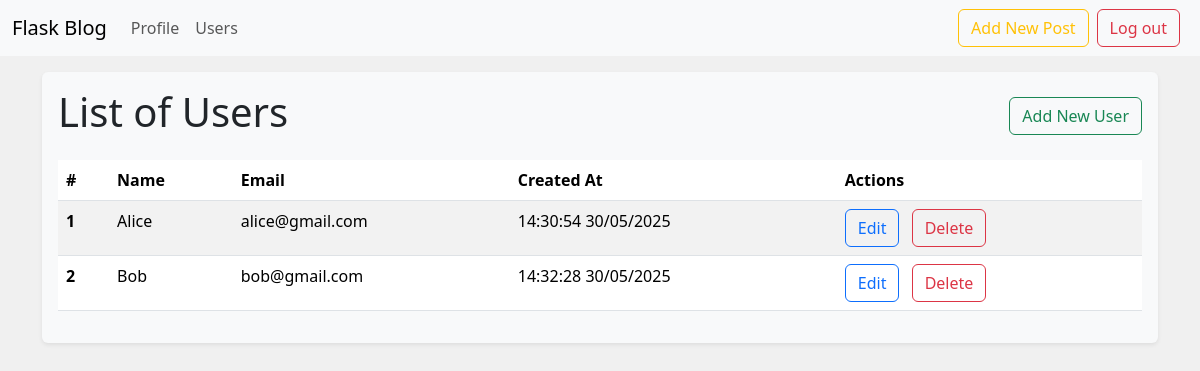
Page /users (signed in) on the earlier database version.
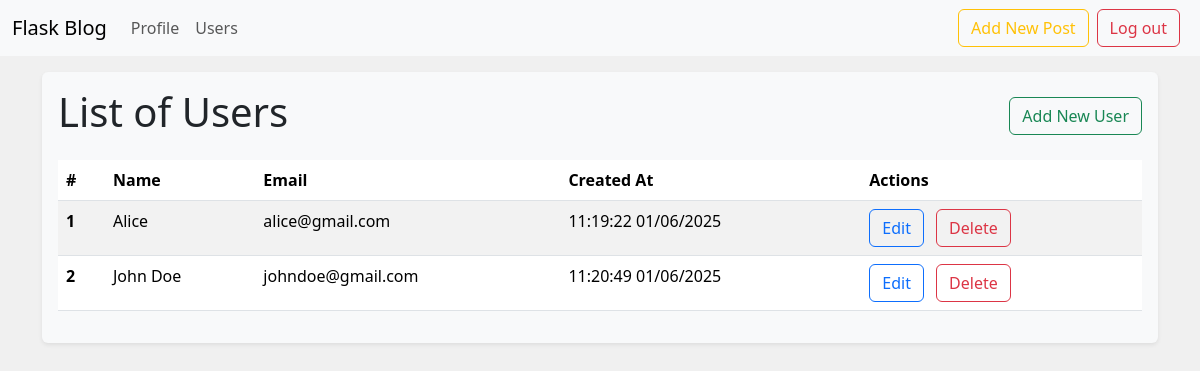
Same page on the later database version.
### app/models.py (models this page shows, shortened)
class User(db.Model, UserMixin):
    id = db.Column(db.Integer, primary_key=True)
    name = db.Column(db.String(100), nullable=False)
    email = db.Column(db.String(100), nullable=False, unique=True)
    created_at = db.Column(db.DateTime, default=datetime.now)
    password = db.Column(db.String(128), nullable=False)
    posts = db.relationship('Post', backref='author', lazy=True)

### app/routes.py (the view)
@main.route("/users", methods=['GET'])
@login_required
def users():
    users = User.query.order_by(User.created_at)
    return render_template("users.html", users=users)

### app/__init__.py (called while the page is built)
def create_app():
    app = Flask(__name__)
    app.config['SECRET_KEY'] = "secret-key"
    app.config['SQLALCHEMY_DATABASE_URI'] = "sqlite:///database.db"
    db.init_app(app)
    login_manager = LoginManager()
    login_manager.init_app(app)
    login_manager.login_view = "login"
    from .models import User
    @login_manager.user_loader
    def load_user(user_id):
        return User.query.get(int(user_id))
    from .routes import main
    app.register_blueprint(main)
    return app

### app/templates/users.html (shortened to what this page needs)
{% extends "base.html" %} {% block content %}
<div class="shadow-sm p-3 mb-5 bg-body-tertiary rounded">
  <div class="d-flex justify-content-between align-items-center mb-3">
    <h1>List of Users</h1>
    <a href="{{ url_for('main.add_user') }}" class="btn btn-outline-success"
      >Add New User</a
    >
  </div>
  <table class="table table-striped table-hover">
    <thead>
      <tr>
        <th scope="col">#</th>
        <th scope="col">Name</th>
        <th scope="col">Email</th>
        <th scope="col">Created At</th>
        <th scope="col">Actions</th>
      </tr>
    </thead>
    <tbody>
      {% for user in users %}
      <tr>
        <th scope="row">{{ user.id }}</th>
        <td>{{ user.name }}</td>
        <td>{{ user.email }}</td>
        <td>{{ user.created_at.strftime('%H:%M:%S %d/%m/%Y') }}</td>
        <td>
          <a
            href="{{ url_for('main.update_user', id=user.id) }}"
            class="btn btn-outline-primary me-2"
            role="button"
            >Edit</a
          >
          <a
            href="{{ url_for('main.delete_user', id=user.id) }}"
            class="btn btn-outline-danger"
            role="button"
            >Delete</a
          >
        </td>
      </tr>
      {% endfor %}
    </tbody>
  </table>
</div>
{% endblock %}

### app/templates/base.html (shortened to what this page needs)
<!DOCTYPE html>
<html lang="en">
  <head>
    <link
      href="https://cdn.jsdelivr.net/npm/bootstrap@5.3.6/dist/css/bootstrap.min.css"
      rel="stylesheet"
    />
    <link
      rel="stylesheet"
      href="{{ url_for('static', filename='css/style.css') }}"
    />
  </head>
  <body>
    {% include 'header.html' %}
    <div class="container">{% block content %} {% endblock %}</div>
  </body>
</html>

### app/templates/header.html (shortened to what this page needs)
<header>
  <nav class="navbar navbar-expand-lg bg-body-tertiary mb-3">
    <div class="container-fluid">
      <a class="navbar-brand" href="{{ url_for('main.index') }}">Flask Blog</a>
      <div class="collapse navbar-collapse" id="navbarSupportedContent">
        <ul class="navbar-nav me-auto mb-2 mb-lg-0">
          {% if current_user.is_authenticated %}
          <li class="nav-item">
            <a class="nav-link" href="{{ url_for('main.profile') }}">Profile</a>
          </li>
          <li class="nav-item">
            <a class="nav-link" href="{{ url_for('main.users') }}">Users</a>
          </li>
          {% endif %}
        </ul>
        <form class="d-flex">
          {% if current_user.is_authenticated %}
          <a
            class="btn btn-outline-warning me-2"
            href="{{ url_for('main.add_post') }}"
            >Add New Post</a
          >
          <a
            class="btn btn-outline-danger me-2"
            href="{{ url_for('main.logout') }}"
            >Log out</a
          >
          {% endif %}
        </form>
      </div>
    </div>
  </nav>
</header>

### app/static/css/style.css (style rules this page uses)
body { background-color: #f0f0f0; }

Differences in the rows shown:
changed User "Alice": created_at "14:30:54 30/05/2025" → "11:19:22 01/06/2025"
changed User id 2: name "Bob" → "John Doe"; email "bob@gmail.com" → "johndoe@gmail.com"; created_at "14:32:28 30/05/2025" → "11:20:49 01/06/2025"
